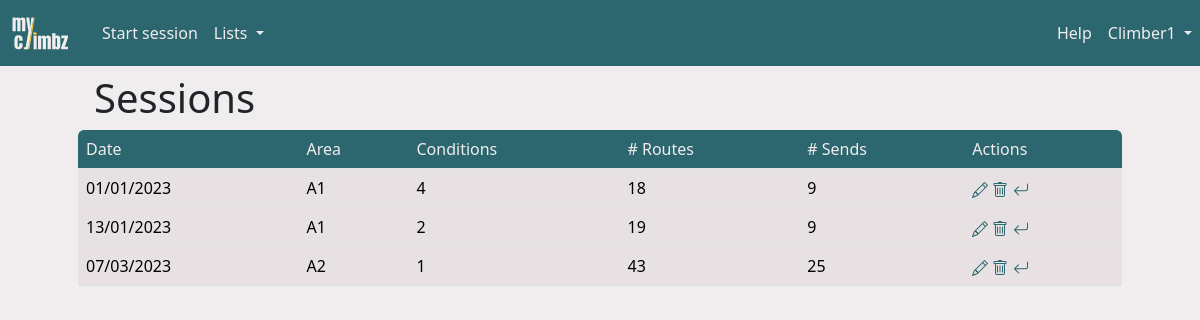
Screenshot of /sessions (signed in) with the database file from the repository.
### climbz/models/climber.py (models this page shows, shortened)
class Climber(db.Model, UserMixin):
    id = db.Column(db.Integer, primary_key=True)
    role = db.Column(db.Integer, nullable=False, default=0)
    email = db.Column(db.String(200), nullable=False, unique=True)
    password = db.Column(db.String(200), nullable=False)
    name = db.Column(db.String(200), nullable=False)
    birthdate = db.Column(db.Date, nullable=True)
    year_started_climbing = db.Column(db.Integer, nullable=True)
    height = db.Column(db.Integer, nullable=True)
    ape_index = db.Column(db.Integer, nullable=True)
    grade_scale = db.Column(db.String(10), nullable=False, default="font")
    sessions = db.relationship("Session", backref="climber", cascade="all, delete")
    opinions = db.relationship("Opinion", backref="climber", cascade="all, delete")
    routes = db.relationship("Route", backref="creator")
    sectors = db.relationship("Sector", backref="creator")
    areas = db.relationship("Area", backref="creator")
    projects = db.relationship(
        "Route",
        secondary=climber_projects,
        backref=db.backref("climbers", lazy="dynamic"),
    )

### climbz/models/session.py (models this page shows)
class Session(db.Model):
    __tablename__ = "climbing_session"
    id = db.Column(db.Integer, primary_key=True)
    date = db.Column(db.Date, nullable=False, default=datetime.now().date())
    conditions = Rating("conditions")
    is_project_search = db.Column(db.Boolean, nullable=False, default=False)
    comment = db.Column(db.Text)
    climbs = db.relationship("Climb", backref="session", cascade="all, delete")
    area_id = db.Column(db.Integer, db.ForeignKey("area.id"))
    climber_id = db.Column(db.Integer, db.ForeignKey("climber.id"))
    UniqueConstraint(date, area_id, climber_id, name="unique_session")

### climbz/models/area.py (models this page shows, shortened)
class Area(db.Model):
    id = db.Column(db.Integer, primary_key=True)
    name = db.Column(db.String(100), nullable=False, unique=True)
    comment = db.Column(db.Text)
    link = db.Column(db.String(300))
    created_by = db.Column(db.Integer, db.ForeignKey("climber.id"), nullable=False)
    rock_type_id = db.Column(db.Integer, db.ForeignKey("rock_type.id"))
    rock_type = db.relationship("RockType", backref="climbing_areas")
    sessions = db.relationship("Session", backref="area", cascade="all, delete")
    sectors = db.relationship("Sector", backref="area", cascade="all, delete")

### climbz/blueprints/sessions/routes.py (the view)
@sessions.route("/sessions")
def table_sessions() -> str:
    sessions = Session.query.filter_by(climber_id=current_user.id).all()
    return render("sessions.html", title="Sessions", sessions=sessions)

### climbz/blueprints/utils.py (called while the page is built)
@login_required
def render(*args, **kwargs) -> str:
    kwargs["title"] = kwargs["title"]
    kwargs["error"] = flask_session.pop("error", None)
    kwargs["open_session"] = Session.query.get(flask_session.get("session_id", -1))
    kwargs["username"] = current_user.name
    kwargs["user_id"] = current_user.id
    kwargs["user_role"] = current_user.role
    kwargs["user_grade_scale"] = current_user.grade_scale
    path = request.path
    if not path.startswith("/edit_") and not path.startswith("/add_"):
        flask_session["call_from_url"] = path
    return render_template(
        *args,
        **kwargs,
    )

### climbz/models/climber.py (called while the page is built)
@login_manager.user_loader
def load_climber(climber_id: int) -> Climber:
    return Climber.query.get(int(climber_id))

### run.py (called while the page is built, shortened)
@app.before_request
def check_request_validity():
    if not request.endpoint:
        return
    elif request.endpoint == "climbers.login" or "static" in request.endpoint:
        return
    elif not current_user.is_authenticated:
        return redirect(url_for("climbers.login"))

### climbz/templates/sessions.html
{% extends "main.html" %}
{% block content %}
{% include "sessions_table.html" %}
{% endblock content %}

### climbz/templates/main.html (shortened to what this page needs)
<html>
<head>
    <link href="https://cdn.jsdelivr.net/npm/bootstrap@5.3.2/dist/css/bootstrap.min.css" rel="stylesheet"
>
    <link href="{{ url_for('static', filename='css/colors.css') }}" rel="stylesheet" type="text/css">
    <link rel="stylesheet" type="text/css" href="https://cdnjs.cloudflare.com/ajax/libs/noUiSlider/15.8.1/nouislider.css" />
    <link href="https://cdn.jsdelivr.net/npm/simple-datatables@latest/dist/style.css" rel="stylesheet" type="text/css">
</head>
<body>
    <nav class="navbar navbar-expand-lg">
        <a class="navbar-brand" href="{{ url_for('home.page_home') }}" style="padding-left: 10px;">
            <img src="{{ url_for('static', filename='images/logo-transparent.svg') }}" width="60" height="40" class="d-inline-block align-top" alt="">
        </a>
        {% if not "Add" in title and not "Edit" in title %}
        <div class="collapse navbar-collapse ps-2" id="navbarSupportedContent">
            <ul class="navbar-nav me-auto mb-2 mb-md-0">
                {% if open_session %}
                <li><a class="nav-link" href="{{ url_for('climbs.add_climb') }}">Add climb</a></li>
                <li>
                    <a class="nav-link" href="{{ url_for('sessions.stop_session') }}">
                        Stop
                        {% if open_session.is_project_search %}
                        project search
                        {% else %}
                        session
                        {% endif %}
                    </a>
                </li>
                {% else %}
                <li class="nav-item">
                    <a class="nav-link" href="{{ url_for('sessions.add_session') }}">Start session</a>
                </li>
                {% endif %}
                <li class="nav-item dropdown">
                    <a class="nav-link dropdown-toggle" href="#" role="button" data-bs-toggle="dropdown"
                        aria-expanded="false">
                        Lists
                    </a>
                </li>
            </ul>
            <ul class="navbar-nav ms-md-auto mb-2 mb-md-0">
                <li class="nav-item">
                    <a class="nav-link" href="{{ url_for('home.guide') }}">Help</a>
                </li>
                <li class="nav-item dropdown">
                    <a class="nav-link dropdown-toggle" href="#" role="button" data-bs-toggle="dropdown"
                        aria-expanded="false">
                        {{ username }}
                    </a>
                </li>
            </ul>
        </div>
        {% endif %}
    </nav>
    {%block content %}{% endblock %}
</body>
</html>

### climbz/templates/sessions_table.html (shortened to what this page needs)
<div class="container px-0 px-md-5">
    <h1 class="ms-3 mt-2">Sessions</h1>
    <table id="content_table" class="table table-hover" data-sort-col="0" data-sort-order="desc">
        <thead>
            <tr>
                <th data-type="date" data-format="DD/MM/YYYY">Date</th>
                <th>Area</th>
                <th>Conditions</th>
                <th># Routes</th>
                <th># Sends</th>
                {% if sessions[0].climber_id == user_id %}
                    <th data-sortable="false">Actions</th>
                {% endif %}
            </tr>
        </thead>
        <tbody>
            {% for session in sessions %}
            {% set onclick = "window.location=\"" + url_for('sessions.page_session', session_id=session.id) + "\"" %}
            <tr>
                <td onclick={{ onclick }}>{{ session.date.strftime('%d/%m/%Y') }}</td>
                <td onclick={{ onclick }}>{{ session.area.name }}</td>
                <td onclick={{ onclick }}>{{ session.conditions }}</td>
                <td onclick={{ onclick }}>{{ session.climbs|length }}</td>
                <td onclick={{ onclick }}>{{ session.climbs|map(attribute='sent')|sum }}</td>
                {% if session.climber_id == user_id %}
                    <td>
                        <a href="{{ url_for('sessions.edit_session', session_id=session.id) }}">
                        </a>
                        <a href="{{ url_for('sessions.delete_session', session_id=session.id) }}">
                        </a>
                        {% if not open_session %}
                        <a href="{{ url_for('sessions.reopen_session', session_id=session.id) }}">
                        </a>
                        {% endif %}
                    </td>
                {% endif %}
            </tr>
            {% endfor %}
        </tbody>
    </table>
</div>

### climbz/static/css/colors.css (style rules this page uses)
:root { --color-yellow: #FFC53D; --color-yellow-100: #fff0c6; --color-yellow-200: #ffdf88; --color-yellow-300: #FFC53D; --color-yellow-400: #ffb320; --color-yellow-500: #f98f07; --color-yellow-600: #dd6902; --color-yellow-700: #b74806; --color-yellow-800: #94360c; --color-yellow-900: #7a2e0d; --color-yellow-950: #461602; --color-green: #2C666E; --color-green-50: #f1faf9; --color-green-100: #daf3f3; --color-green-200: #bae6e7; --color-green-300: #8ad4d6; --color-green-400: #53b9bd; --color-green-500: #379da3; --color-green-600: #318089; --color-green-700: #2C666E; --color-green-800: #2c575e; --color-green-900: #284a51; --color-green-950: #163036; --color-white: #F0EDEE; --color-white-50: #f9f7f8; --color-white-100: #F0EDEE; --color-white-200: #e7e1e3; --color-white-300: #d5cccf; --color-white-400: #bbaeb2; --color-white-500: #a29197; --color-white-600: #8a787e; --color-white-700: #726368; --color-white-800: #605458; --color-white-900: #53494c; --color-white-950: #2a2527; --color-gray: #6c757d; --color-black: #0A090C; }
body { background-color: var(--color-white); }
a { text-decoration: none; color: var(--color-green); }
.navbar { background-color: var(--color-green); color: var(--color-white); }
.navbar-brand { color: var(--color-yellow); }
.nav-link, .nav-link:focus { color: var(--color-white); }
.table thead th:first-child { border-top-left-radius: var(--bs-border-radius); }
.table thead th:last-child { border-top-right-radius: var(--bs-border-radius); }
.table td { background-color: var(--color-white-200); }
.table thead { background-color: var(--color-green); color: var(--color-white); font-weight: normal; }
.table thead th { background-color: transparent; color: inherit; font-weight: normal; }
ul { list-style-type: none; }

### rows the page displays
Climber: name "Climber1"
Session: date "01/01/2023", area.name "A1", conditions "4", climbs|length "18", climbs|map "9"
Session: date "13/01/2023", area.name "A1", conditions "2", climbs|length "19", climbs|map "9"
Session: date "07/03/2023", area.name "A2", conditions "1", climbs|length "43", climbs|map "25"
